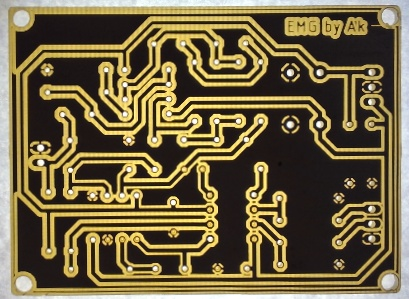
#> input picture test_functions/testpcb.jpg, 409 x 299 px, found by its file name
$ python madePiontLine_detect.py
#> lines starting #> are read from the running program, lines starting #| are printed output that depends on the picture; after the words box and inside, x2 and y2 are one past the last pixel; in counts of white or black regions, pixels touching at a corner belong together
import cv2
import numpy as np
import matplotlib.pyplot as plt
from matplotlib.widgets import Button, Slider
from collections import deque


class CopperWireTracker:
    def __init__(self, image_path):
        # โหลดภาพ
#> called with image_path = 'test_functions/testpcb.jpg'
        self.image = cv2.imread(image_path)
#> self.image is the input picture: shape (299, 409, 3); mean B, G, R 67.3, 101, 114.5
        if self.image is None:
            raise ValueError("ไม่สามารถโหลดภาพได้ กรุณาตรวจสอบเส้นทางไฟล์")

        self.image_rgb = cv2.cvtColor(self.image, cv2.COLOR_BGR2RGB)
        self.original_image = self.image_rgb.copy()
        self.working_image = self.image_rgb.copy()

        # กำหนดพารามิเตอร์เริ่มต้นสำหรับการตรวจจับ
        self.hue_min = 15
        self.hue_max = 30
        self.sat_min = 70
        self.sat_min_value = 100
        self.value_min = 150

        # ความหนาของเส้นที่แสดง
        self.line_thickness = 2

        # กำหนดจุดที่เลือก
        self.selected_points = []
        self.connections = []

        # สร้าง mask เส้นทองแดง
        self.create_wire_mask()

        # สร้าง figure และ axes
        self.fig, self.ax = plt.subplots(figsize=(12, 9))
        plt.subplots_adjust(bottom=0.25)  # ปรับพื้นที่ด้านล่างสำหรับ slider

        # แสดงภาพ
        self.img_display = self.ax.imshow(self.working_image)
        self.fig.canvas.mpl_connect("button_press_event", self.onclick)

        # สร้างปุ่มและ slider
        self.create_controls()

        plt.show()

    def create_controls(self):
        """สร้างปุ่มควบคุมและ slider"""
        # สร้าง slider สำหรับปรับค่า HSV
        ax_hue_min = plt.axes([0.25, 0.15, 0.5, 0.02])
        self.s_hue_min = Slider(ax_hue_min, "Hue Min", 0, 179, valinit=self.hue_min)
        self.s_hue_min.on_changed(self.update_params)

        ax_hue_max = plt.axes([0.25, 0.12, 0.5, 0.02])
        self.s_hue_max = Slider(ax_hue_max, "Hue Max", 0, 179, valinit=self.hue_max)
        self.s_hue_max.on_changed(self.update_params)

        ax_sat_min = plt.axes([0.25, 0.09, 0.5, 0.02])
        self.s_sat_min = Slider(ax_sat_min, "Sat Min", 0, 255, valinit=self.sat_min)
        self.s_sat_min.on_changed(self.update_params)

        ax_value_min = plt.axes([0.25, 0.06, 0.5, 0.02])
        self.s_value_min = Slider(
            ax_value_min, "Value Min", 0, 255, valinit=self.value_min
        )
        self.s_value_min.on_changed(self.update_params)

        # สร้างปุ่มติดตามเส้น
        trackax = plt.axes([0.25, 0.01, 0.15, 0.04])
        self.track_button = Button(
            trackax, "Track Path", color="lightblue", hovercolor="0.975"
        )
        self.track_button.on_clicked(self.track_path)

        # สร้างปุ่มรีเซ็ต
        resetax = plt.axes([0.45, 0.01, 0.15, 0.04])
        self.reset_button = Button(
            resetax, "Reset", color="lightcoral", hovercolor="0.975"
        )
        self.reset_button.on_clicked(self.reset)

        # สร้างปุ่มแสดงผล mask
        maskax = plt.axes([0.65, 0.01, 0.15, 0.04])
        self.mask_button = Button(
            maskax, "Show Mask", color="lightgreen", hovercolor="0.975"
        )
        self.mask_button.on_clicked(self.toggle_mask_view)

        self.show_mask = False

    # [23 lines left out: functions update_params, toggle_mask_view, not called in this run]

    def create_wire_mask(self):
        """สร้าง mask สำหรับเส้นทองแดง"""
        # ปรับความคมชัดของภาพ
        img = self.image.copy()
        clahe = cv2.createCLAHE(clipLimit=2.0, tileGridSize=(8, 8))

        # แปลงเป็น HSV เพื่อการตรวจจับสีทองแดงที่ดีขึ้น
        hsv = cv2.cvtColor(img, cv2.COLOR_BGR2HSV)
#> hsv: shape (299, 409, 3); mean H, S, V 40.4, 114.5, 115.2

        # ปรับความคมชัดเฉพาะช่อง V
        hsv[:, :, 2] = clahe.apply(hsv[:, :, 2])
#> hsv: shape (299, 409, 3); mean H, S, V 40.4, 114.5, 108.9

        # กำหนดช่วงสีทองแดง (สีเหลือง-ส้ม-ทอง)
        lower_copper = np.array([self.hue_min, self.sat_min, self.value_min])
        upper_copper = np.array([self.hue_max, 255, 255])

        # สร้าง mask
        self.mask = cv2.inRange(hsv, lower_copper, upper_copper)
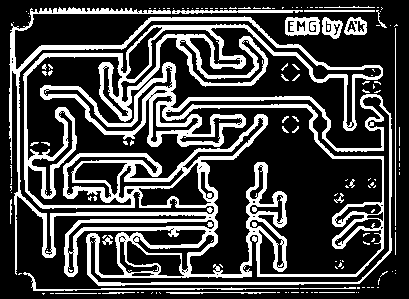
#> self.mask: shape (299, 409); 26.8% white; 155 white regions (125 under 20 px), largest, box (x1, y1, x2, y2) and area: (9, 7, 392, 286) 28960, (285, 17, 320, 36) 495, (23, 272, 299, 291) 492

        # ลบสัญญาณรบกวน
        kernel = np.ones((3, 3), np.uint8)
        self.mask = cv2.morphologyEx(self.mask, cv2.MORPH_OPEN, kernel, iterations=1)
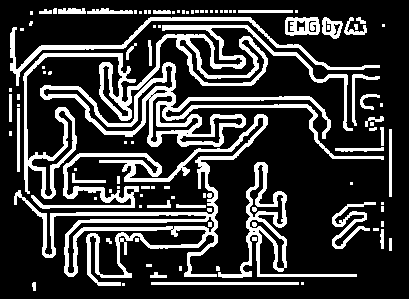
#> self.mask: shape (299, 409); 22.8% white; 103 white regions (59 under 20 px), largest, box (x1, y1, x2, y2) and area: (14, 114, 268, 286) 7426, (23, 25, 353, 199) 5946, (40, 62, 384, 160) 5049
        self.mask = cv2.morphologyEx(self.mask, cv2.MORPH_CLOSE, kernel, iterations=2)
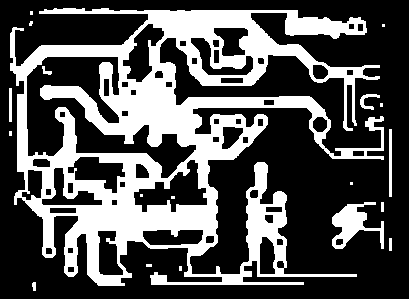
#> self.mask: shape (299, 409); 32.9% white; 19 white regions (10 under 20 px), largest, box (x1, y1, x2, y2) and area: (10, 8, 384, 286) 38476, (332, 202, 384, 249) 1105, (389, 129, 392, 197) 204

        # สร้าง skeleton
        self.skeleton = self.make_skeleton(self.mask)
#> the loop in make_skeleton, `while not done:` made 1 pass
#> (zeros, size) on pass 1: (90712, 90712)
#> pass 1, in make_skeleton, `eroded = cv2.erode(img, element)`:
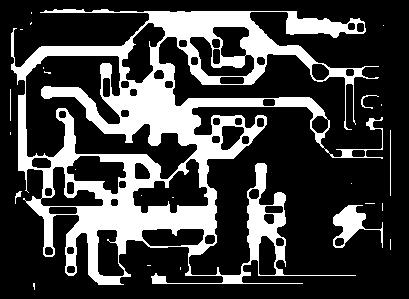
#> eroded: shape (299, 409); 25.8% white; 24 white regions (18 under 20 px), largest, box (x1, y1, x2, y2) and area: (11, 9, 383, 285) 30498, (333, 205, 383, 248) 817, (390, 130, 391, 196) 66, (361, 95, 379, 109) 51, (15, 191, 22, 204) 35, (10, 89, 11, 121) 32
#> pass 1, in make_skeleton, `temp = cv2.subtract(img, temp)`:
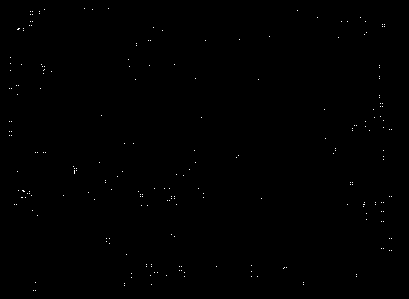
#> temp: shape (299, 409); 0.2% white in thin lines or dots, all inside (x1, y1, x2, y2) = (9, 8, 392, 291)

        # เพิ่มความกว้างของ skeleton เพื่อให้ง่ายต่อการคลิก
        kernel = np.ones((2, 2), np.uint8)
        self.skeleton = cv2.dilate(self.skeleton, kernel, iterations=1)
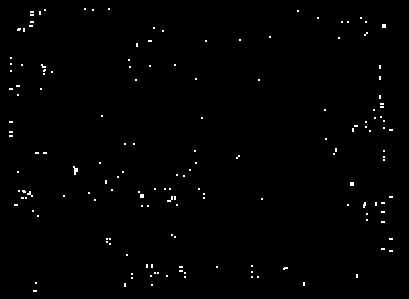
#> self.skeleton: shape (299, 409); 0.77% white in thin lines or dots, all inside (x1, y1, x2, y2) = (9, 8, 393, 292)

    def make_skeleton(self, image):
        """สร้าง skeleton ของเส้นทองแดง"""
        # สร้าง thinning ด้วย Zhang-Suen algorithm
        skeleton = np.zeros(image.shape, np.uint8)
        img = image.copy()

        # ใช้อัลกอริทึม thinning แบบวนซ้ำ
        skel = np.zeros_like(img)
        element = cv2.getStructuringElement(cv2.MORPH_CROSS, (3, 3))
        done = False

        while not done:
            eroded = cv2.erode(img, element)
            temp = cv2.dilate(eroded, element)
            temp = cv2.subtract(img, temp)
            skel = cv2.bitwise_or(skel, temp)
            img = eroded.copy()

            # ตรวจสอบว่าภาพหายไปหมดแล้วหรือยัง
            zeros = size = img.size - cv2.countNonZero(img)
            if zeros == size:
                done = True

        return skel

    # [101 lines left out: functions onclick, draw_points, track_path, not called in this run]

    def heuristic(self, a, b):
        """คำนวณระยะทาง Euclidean สำหรับ A*"""
        return np.sqrt((b[0] - a[0]) ** 2 + (b[1] - a[1]) ** 2)

    # [105 lines left out: functions astar_path, reset, update_display, not called in this run]


# เรียกใช้คลาส CopperWireTracker
if __name__ == "__main__":
    try:
        # แทนที่เส้นทางไฟล์ด้วยเส้นทางไฟล์ของภาพ PCB
        tracker = CopperWireTracker("test_functions/testpcb.jpg")
#> in __init__, `plt.show()`:
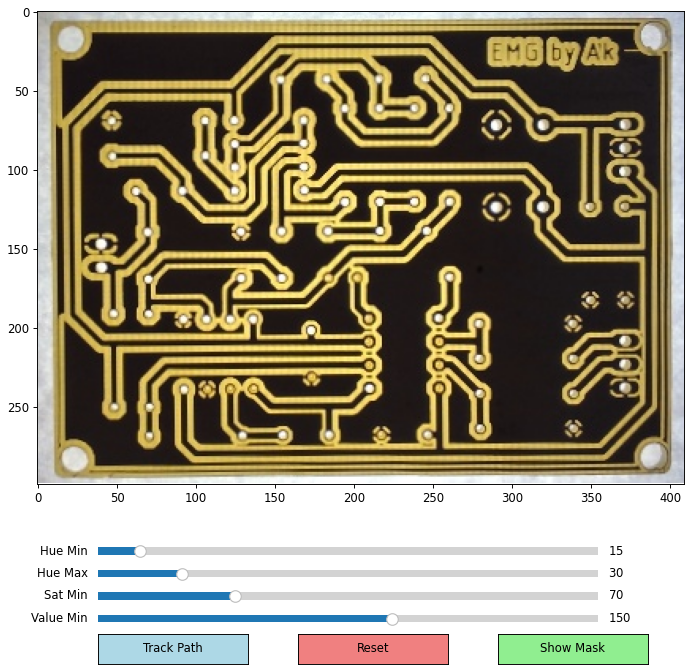
#> figure drawn by matplotlib, 5 panels
    except ValueError as e:
        print(e)
    except Exception as e:
        print(f"เกิดข้อผิดพลาด: {e}")
